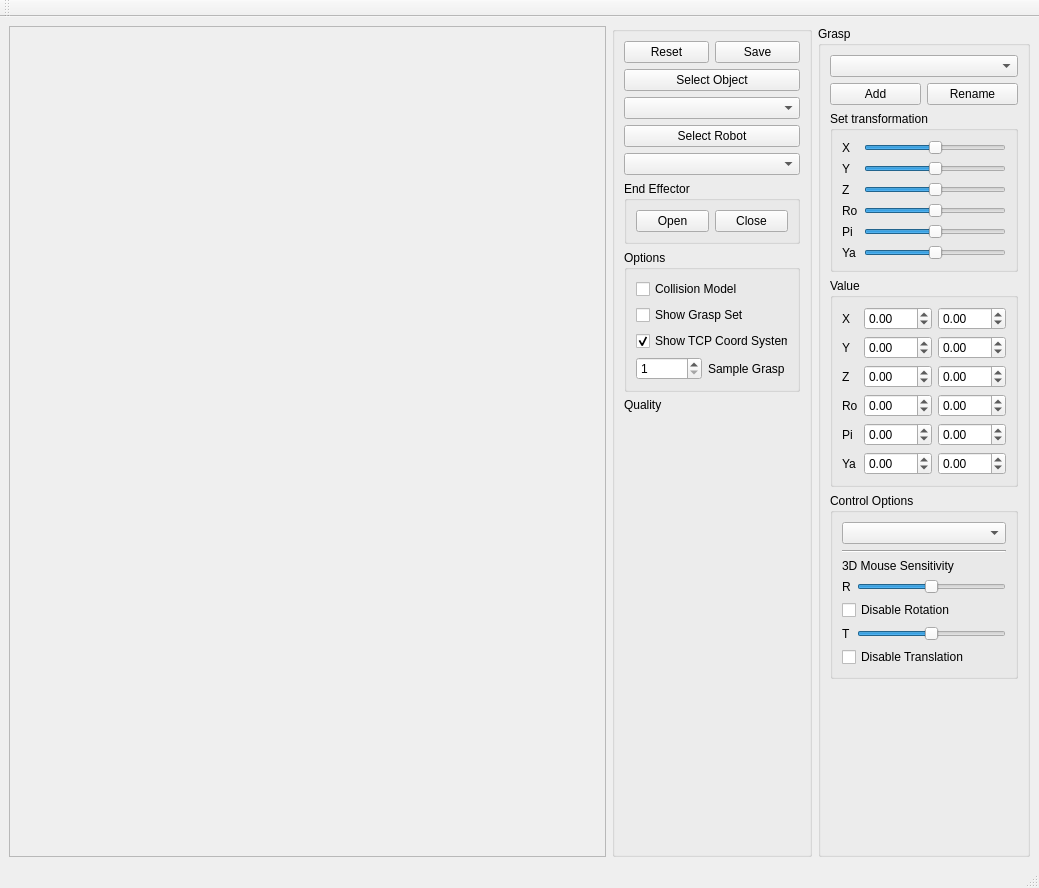
<?xml version="1.0" encoding="UTF-8"?>
<ui version="4.0">
 <class>MainWindowGraspEditor</class>
 <widget class="QMainWindow" name="MainWindowGraspEditor">
  <property name="geometry">
   <rect>
    <x>0</x>
    <y>0</y>
    <width>1039</width>
    <height>888</height>
   </rect>
  </property>
  <property name="windowTitle">
   <string> VirtualRobot - GraspEditor</string>
  </property>
  <widget class="QWidget" name="centralwidget">
   <layout class="QHBoxLayout" name="horizontalLayout">
    <item>
     <widget class="QFrame" name="frameViewer">
      <property name="frameShape">
       <enum>QFrame::StyledPanel</enum>
      </property>
      <property name="frameShadow">
       <enum>QFrame::Raised</enum>
      </property>
     </widget>
    </item>
    <item>
     <widget class="QSplitter" name="splitter">
      <property name="orientation">
       <enum>Qt::Horizontal</enum>
      </property>
      <widget class="QGroupBox" name="groupBox">
       <property name="sizePolicy">
        <sizepolicy hsizetype="Fixed" vsizetype="Preferred">
         <horstretch>0</horstretch>
         <verstretch>0</verstretch>
        </sizepolicy>
       </property>
       <property name="maximumSize">
        <size>
         <width>200</width>
         <height>16777215</height>
        </size>
       </property>
       <property name="title">
        <string/>
       </property>
       <layout class="QGridLayout" name="gridLayout_2">
        <item row="0" column="0">
         <widget class="QPushButton" name="pushButtonReset">
          <property name="text">
           <string>Reset</string>
          </property>
         </widget>
        </item>
        <item row="7" column="0" colspan="2">
         <widget class="QGroupBox" name="groupBox_3">
          <property name="title">
           <string>Options</string>
          </property>
          <layout class="QVBoxLayout" name="verticalLayout">
           <item>
            <widget class="QCheckBox" name="checkBoxColModel">
             <property name="text">
              <string>Collision Model</string>
             </property>
            </widget>
           </item>
           <item>
            <widget class="QCheckBox" name="checkBoxGraspSet">
             <property name="text">
              <string>Show Grasp Set</string>
             </property>
            </widget>
           </item>
           <item>
            <widget class="QCheckBox" name="checkBoxTCP">
             <property name="text">
              <string>Show TCP Coord System</string>
             </property>
             <property name="checked">
              <bool>true</bool>
             </property>
            </widget>
           </item>
           <item>
            <layout class="QHBoxLayout" name="horizontalLayout_3">
             <item>
              <widget class="QSpinBox" name="grid">
               <property name="minimum">
                <number>1</number>
               </property>
               <property name="maximum">
                <number>10</number>
               </property>
              </widget>
             </item>
             <item>
              <widget class="QLabel" name="label_14">
               <property name="text">
                <string>Sample Grasp </string>
               </property>
              </widget>
             </item>
            </layout>
           </item>
          </layout>
         </widget>
        </item>
        <item row="9" column="0">
         <widget class="QLabel" name="labelQuality">
          <property name="text">
           <string/>
          </property>
         </widget>
        </item>
        <item row="8" column="0">
         <widget class="QLabel" name="label_11">
          <property name="text">
           <string>Quality</string>
          </property>
         </widget>
        </item>
        <item row="10" column="0">
         <spacer name="verticalSpacer">
          <property name="orientation">
           <enum>Qt::Vertical</enum>
          </property>
          <property name="sizeHint" stdset="0">
           <size>
            <width>20</width>
            <height>40</height>
           </size>
          </property>
         </spacer>
        </item>
        <item row="0" column="1">
         <widget class="QPushButton" name="pushButtonSave">
          <property name="text">
           <string>Save</string>
          </property>
         </widget>
        </item>
        <item row="1" column="0" colspan="2">
         <widget class="QPushButton" name="pushButtonLoadObject">
          <property name="text">
           <string>Select Object</string>
          </property>
         </widget>
        </item>
        <item row="3" column="0" colspan="2">
         <widget class="QPushButton" name="pushButtonLoadRobot">
          <property name="text">
           <string>Select Robot</string>
          </property>
         </widget>
        </item>
        <item row="5" column="0" colspan="2">
         <widget class="QGroupBox" name="groupBox_4">
          <property name="title">
           <string>End Effector</string>
          </property>
          <layout class="QHBoxLayout" name="horizontalLayout_2">
           <item>
            <widget class="QPushButton" name="pushButtonOpen">
             <property name="text">
              <string>Open</string>
             </property>
            </widget>
           </item>
           <item>
            <widget class="QPushButton" name="pushButtonClose">
             <property name="text">
              <string>Close</string>
             </property>
            </widget>
           </item>
          </layout>
         </widget>
        </item>
        <item row="4" column="0" colspan="2">
         <widget class="QComboBox" name="comboBoxEEF"/>
        </item>
        <item row="2" column="0" colspan="2">
         <widget class="QComboBox" name="comboBoxObject"/>
        </item>
       </layout>
      </widget>
     </widget>
    </item>
    <item>
     <widget class="QGroupBox" name="groupBox_5">
      <property name="sizePolicy">
       <sizepolicy hsizetype="Fixed" vsizetype="Preferred">
        <horstretch>0</horstretch>
        <verstretch>0</verstretch>
       </sizepolicy>
      </property>
      <property name="title">
       <string>Grasp</string>
      </property>
      <layout class="QGridLayout" name="gridLayout">
       <item row="1" column="1">
        <widget class="QPushButton" name="pushButtonAddGrasp">
         <property name="text">
          <string>Add</string>
         </property>
        </widget>
       </item>
       <item row="1" column="2">
        <widget class="QPushButton" name="pushButtonRenameGrasp">
         <property name="text">
          <string>Rename</string>
         </property>
        </widget>
       </item>
       <item row="0" column="1" colspan="2">
        <widget class="QComboBox" name="comboBoxGrasp"/>
       </item>
       <item row="3" column="1" colspan="2">
        <widget class="QGroupBox" name="advancedBox">
         <property name="title">
          <string>Value</string>
         </property>
         <layout class="QGridLayout" name="gridLayout_3">
          <item row="1" column="0">
           <widget class="QLabel" name="label_2">
            <property name="text">
             <string>Y</string>
            </property>
           </widget>
          </item>
          <item row="2" column="0">
           <widget class="QLabel" name="label_3">
            <property name="text">
             <string>Z</string>
            </property>
           </widget>
          </item>
          <item row="0" column="0">
           <widget class="QLabel" name="label">
            <property name="text">
             <string>X</string>
            </property>
           </widget>
          </item>
          <item row="4" column="0">
           <widget class="QLabel" name="label_10">
            <property name="text">
             <string>Ro</string>
            </property>
           </widget>
          </item>
          <item row="0" column="1">
           <widget class="QDoubleSpinBox" name="minX">
            <property name="minimum">
             <double>-300.000000000000000</double>
            </property>
            <property name="maximum">
             <double>300.000000000000000</double>
            </property>
           </widget>
          </item>
          <item row="6" column="0">
           <widget class="QLabel" name="label_13">
            <property name="text">
             <string>Ya</string>
            </property>
           </widget>
          </item>
          <item row="5" column="0">
           <widget class="QLabel" name="label_12">
            <property name="text">
             <string>Pi</string>
            </property>
           </widget>
          </item>
          <item row="0" column="2">
           <widget class="QDoubleSpinBox" name="maxX">
            <property name="minimum">
             <double>-300.000000000000000</double>
            </property>
            <property name="maximum">
             <double>300.000000000000000</double>
            </property>
           </widget>
          </item>
          <item row="1" column="1">
           <widget class="QDoubleSpinBox" name="minY">
            <property name="minimum">
             <double>-300.000000000000000</double>
            </property>
            <property name="maximum">
             <double>300.000000000000000</double>
            </property>
           </widget>
          </item>
          <item row="1" column="2">
           <widget class="QDoubleSpinBox" name="maxY">
            <property name="minimum">
             <double>-300.000000000000000</double>
            </property>
            <property name="maximum">
             <double>300.000000000000000</double>
            </property>
           </widget>
          </item>
          <item row="2" column="1">
           <widget class="QDoubleSpinBox" name="minZ">
            <property name="minimum">
             <double>-300.000000000000000</double>
            </property>
            <property name="maximum">
             <double>300.000000000000000</double>
            </property>
           </widget>
          </item>
          <item row="2" column="2">
           <widget class="QDoubleSpinBox" name="maxZ">
            <property name="minimum">
             <double>-300.000000000000000</double>
            </property>
            <property name="maximum">
             <double>300.000000000000000</double>
            </property>
           </widget>
          </item>
          <item row="4" column="1">
           <widget class="QDoubleSpinBox" name="minRoll">
            <property name="minimum">
             <double>-3.140000000000000</double>
            </property>
            <property name="maximum">
             <double>3.140000000000000</double>
            </property>
            <property name="singleStep">
             <double>0.100000000000000</double>
            </property>
           </widget>
          </item>
          <item row="4" column="2">
           <widget class="QDoubleSpinBox" name="maxRoll">
            <property name="minimum">
             <double>-3.140000000000000</double>
            </property>
            <property name="maximum">
             <double>3.140000000000000</double>
            </property>
            <property name="singleStep">
             <double>0.100000000000000</double>
            </property>
           </widget>
          </item>
          <item row="5" column="1">
           <widget class="QDoubleSpinBox" name="minPitch">
            <property name="minimum">
             <double>-3.140000000000000</double>
            </property>
            <property name="maximum">
             <double>3.140000000000000</double>
            </property>
            <property name="singleStep">
             <double>0.100000000000000</double>
            </property>
           </widget>
          </item>
          <item row="5" column="2">
           <widget class="QDoubleSpinBox" name="maxPitch">
            <property name="minimum">
             <double>-3.140000000000000</double>
            </property>
            <property name="maximum">
             <double>3.140000000000000</double>
            </property>
            <property name="singleStep">
             <double>0.100000000000000</double>
            </property>
           </widget>
          </item>
          <item row="6" column="1">
           <widget class="QDoubleSpinBox" name="minYaw">
            <property name="minimum">
             <double>-3.140000000000000</double>
            </property>
            <property name="maximum">
             <double>3.140000000000000</double>
            </property>
            <property name="singleStep">
             <double>0.100000000000000</double>
            </property>
           </widget>
          </item>
          <item row="6" column="2">
           <widget class="QDoubleSpinBox" name="maxYaw">
            <property name="minimum">
             <double>-3.140000000000000</double>
            </property>
            <property name="maximum">
             <double>3.140000000000000</double>
            </property>
            <property name="singleStep">
             <double>0.100000000000000</double>
            </property>
           </widget>
          </item>
         </layout>
        </widget>
       </item>
       <item row="5" column="1">
        <spacer name="verticalSpacer_2">
         <property name="orientation">
          <enum>Qt::Vertical</enum>
         </property>
         <property name="sizeHint" stdset="0">
          <size>
           <width>20</width>
           <height>40</height>
          </size>
         </property>
        </spacer>
       </item>
       <item row="4" column="1" colspan="2">
        <widget class="QGroupBox" name="controlOptionsBox">
         <property name="title">
          <string>Control Options</string>
         </property>
         <layout class="QGridLayout" name="gridLayout_4">
          <item row="1" column="0" colspan="2">
           <widget class="Line" name="line">
            <property name="orientation">
             <enum>Qt::Horizontal</enum>
            </property>
           </widget>
          </item>
          <item row="3" column="0">
           <widget class="QLabel" name="labelRotation">
            <property name="text">
             <string>R</string>
            </property>
           </widget>
          </item>
          <item row="4" column="0" colspan="2">
           <widget class="QCheckBox" name="disableRotation">
            <property name="text">
             <string>Disable Rotation</string>
            </property>
           </widget>
          </item>
          <item row="5" column="1">
           <widget class="QSlider" name="sensitivityTrans">
            <property name="maximum">
             <number>100</number>
            </property>
            <property name="value">
             <number>50</number>
            </property>
            <property name="orientation">
             <enum>Qt::Horizontal</enum>
            </property>
           </widget>
          </item>
          <item row="0" column="0" colspan="2">
           <widget class="QComboBox" name="controlStyle"/>
          </item>
          <item row="2" column="0" colspan="2">
           <widget class="QLabel" name="labelMouse">
            <property name="text">
             <string>3D Mouse Sensitivity</string>
            </property>
           </widget>
          </item>
          <item row="3" column="1">
           <widget class="QSlider" name="sensitivityRot">
            <property name="sizePolicy">
             <sizepolicy hsizetype="Preferred" vsizetype="Fixed">
              <horstretch>0</horstretch>
              <verstretch>0</verstretch>
             </sizepolicy>
            </property>
            <property name="autoFillBackground">
             <bool>false</bool>
            </property>
            <property name="maximum">
             <number>100</number>
            </property>
            <property name="value">
             <number>50</number>
            </property>
            <property name="orientation">
             <enum>Qt::Horizontal</enum>
            </property>
           </widget>
          </item>
          <item row="5" column="0">
           <widget class="QLabel" name="labelTranslation">
            <property name="text">
             <string>T</string>
            </property>
           </widget>
          </item>
          <item row="6" column="0" colspan="2">
           <widget class="QCheckBox" name="disableTranslation">
            <property name="text">
             <string>Disable Translation</string>
            </property>
           </widget>
          </item>
         </layout>
        </widget>
       </item>
       <item row="2" column="1" colspan="2">
        <widget class="QGroupBox" name="transformationBox">
         <property name="title">
          <string>Set transformation</string>
         </property>
         <layout class="QFormLayout" name="formLayout">
          <item row="0" column="0">
           <widget class="QLabel" name="label_4">
            <property name="text">
             <string>X</string>
            </property>
           </widget>
          </item>
          <item row="0" column="1">
           <widget class="QSlider" name="horizontalSliderX">
            <property name="minimum">
             <number>-50</number>
            </property>
            <property name="maximum">
             <number>50</number>
            </property>
            <property name="orientation">
             <enum>Qt::Horizontal</enum>
            </property>
           </widget>
          </item>
          <item row="1" column="0">
           <widget class="QLabel" name="label_5">
            <property name="text">
             <string>Y</string>
            </property>
           </widget>
          </item>
          <item row="1" column="1">
           <widget class="QSlider" name="horizontalSliderY">
            <property name="minimum">
             <number>-50</number>
            </property>
            <property name="maximum">
             <number>50</number>
            </property>
            <property name="orientation">
             <enum>Qt::Horizontal</enum>
            </property>
           </widget>
          </item>
          <item row="2" column="0">
           <widget class="QLabel" name="label_6">
            <property name="text">
             <string>Z</string>
            </property>
           </widget>
          </item>
          <item row="2" column="1">
           <widget class="QSlider" name="horizontalSliderZ">
            <property name="minimum">
             <number>-50</number>
            </property>
            <property name="maximum">
             <number>50</number>
            </property>
            <property name="orientation">
             <enum>Qt::Horizontal</enum>
            </property>
           </widget>
          </item>
          <item row="3" column="0">
           <widget class="QLabel" name="label_7">
            <property name="text">
             <string>Ro</string>
            </property>
           </widget>
          </item>
          <item row="3" column="1">
           <widget class="QSlider" name="horizontalSliderRo">
            <property name="minimum">
             <number>-50</number>
            </property>
            <property name="maximum">
             <number>50</number>
            </property>
            <property name="orientation">
             <enum>Qt::Horizontal</enum>
            </property>
           </widget>
          </item>
          <item row="4" column="0">
           <widget class="QLabel" name="label_8">
            <property name="text">
             <string>Pi</string>
            </property>
           </widget>
          </item>
          <item row="4" column="1">
           <widget class="QSlider" name="horizontalSliderPi">
            <property name="minimum">
             <number>-50</number>
            </property>
            <property name="maximum">
             <number>50</number>
            </property>
            <property name="orientation">
             <enum>Qt::Horizontal</enum>
            </property>
           </widget>
          </item>
          <item row="5" column="0">
           <widget class="QLabel" name="label_9">
            <property name="text">
             <string>Ya</string>
            </property>
           </widget>
          </item>
          <item row="5" column="1">
           <widget class="QSlider" name="horizontalSliderYa">
            <property name="minimum">
             <number>-50</number>
            </property>
            <property name="maximum">
             <number>50</number>
            </property>
            <property name="orientation">
             <enum>Qt::Horizontal</enum>
            </property>
           </widget>
          </item>
         </layout>
        </widget>
       </item>
      </layout>
     </widget>
    </item>
   </layout>
  </widget>
  <widget class="QMenuBar" name="menubar">
   <property name="geometry">
    <rect>
     <x>0</x>
     <y>0</y>
     <width>1039</width>
     <height>25</height>
    </rect>
   </property>
  </widget>
  <widget class="QStatusBar" name="statusbar"/>
  <widget class="QToolBar" name="toolBar">
   <property name="windowTitle">
    <string>toolBar</string>
   </property>
   <attribute name="toolBarArea">
    <enum>TopToolBarArea</enum>
   </attribute>
   <attribute name="toolBarBreak">
    <bool>false</bool>
   </attribute>
  </widget>
 </widget>
 <tabstops>
  <tabstop>pushButtonReset</tabstop>
  <tabstop>pushButtonLoadObject</tabstop>
  <tabstop>pushButtonLoadRobot</tabstop>
 </tabstops>
 <resources/>
 <connections/>
</ui>
